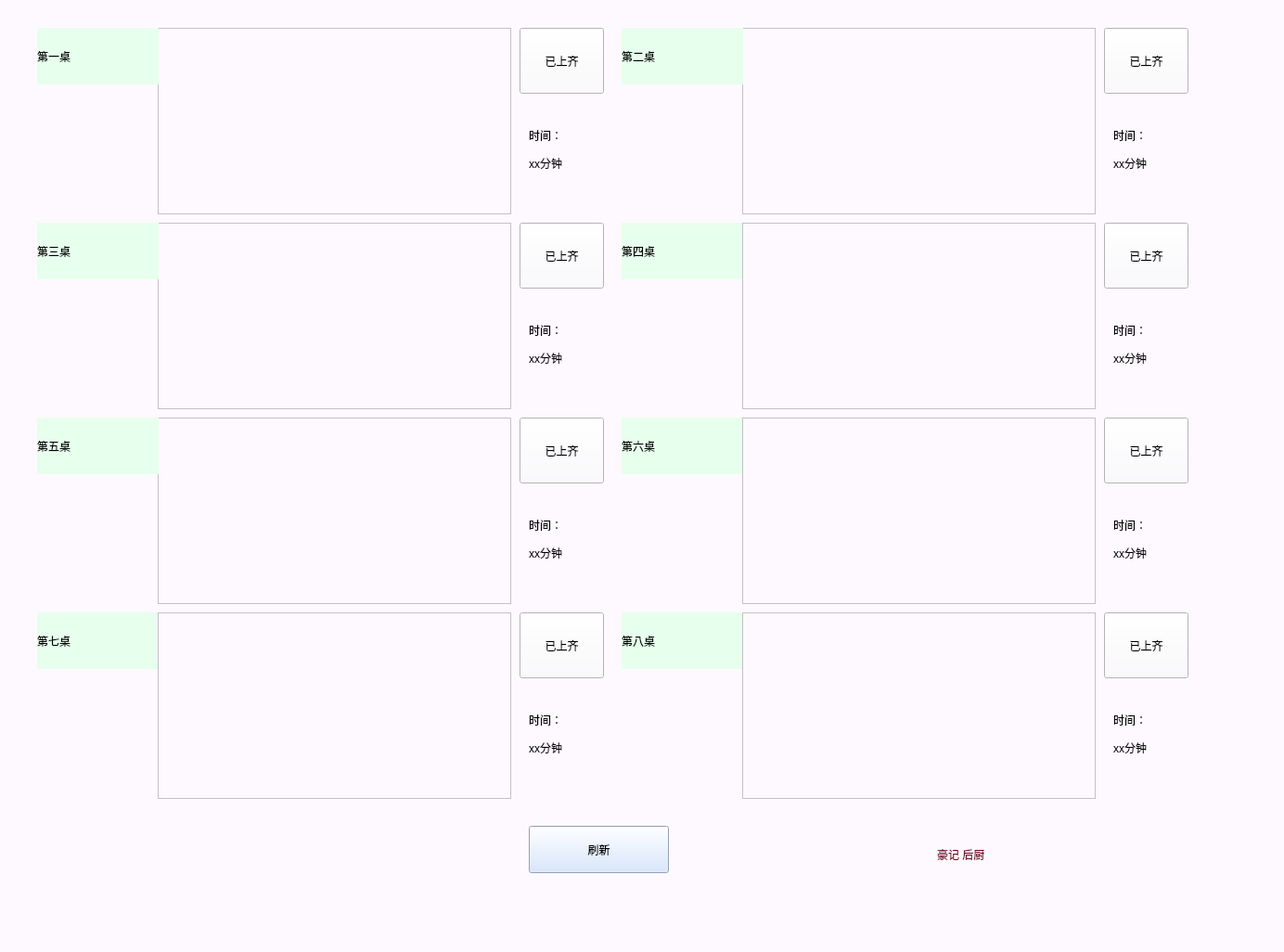
<?xml version="1.0" encoding="UTF-8"?>
<ui version="4.0">
 <class>MainWindow</class>
 <widget class="QMainWindow" name="MainWindow">
  <property name="geometry">
   <rect>
    <x>0</x>
    <y>0</y>
    <width>1384</width>
    <height>1026</height>
   </rect>
  </property>
  <property name="windowTitle">
   <string>MainWindow</string>
  </property>
  <property name="styleSheet">
   <string notr="true">background-color: rgb(254, 249, 255);</string>
  </property>
  <widget class="QWidget" name="centralwidget">
   <widget class="QPushButton" name="pushButton_8">
    <property name="geometry">
     <rect>
      <x>1190</x>
      <y>660</y>
      <width>91</width>
      <height>71</height>
     </rect>
    </property>
    <property name="text">
     <string>已上齐</string>
    </property>
   </widget>
   <widget class="QLabel" name="label_4">
    <property name="geometry">
     <rect>
      <x>670</x>
      <y>240</y>
      <width>131</width>
      <height>61</height>
     </rect>
    </property>
    <property name="styleSheet">
     <string notr="true">background-color: rgb(231, 255, 237);
font: 24pt &quot;黑体&quot;;</string>
    </property>
    <property name="text">
     <string>第四桌</string>
    </property>
   </widget>
   <widget class="QLabel" name="label_22">
    <property name="geometry">
     <rect>
      <x>570</x>
      <y>790</y>
      <width>71</width>
      <height>31</height>
     </rect>
    </property>
    <property name="styleSheet">
     <string notr="true">font: 14pt &quot;楷体&quot;;</string>
    </property>
    <property name="text">
     <string>xx分钟</string>
    </property>
   </widget>
   <widget class="QLabel" name="label_9">
    <property name="geometry">
     <rect>
      <x>570</x>
      <y>130</y>
      <width>71</width>
      <height>31</height>
     </rect>
    </property>
    <property name="styleSheet">
     <string notr="true">font: 14pt &quot;楷体&quot;;</string>
    </property>
    <property name="text">
     <string>时间：</string>
    </property>
   </widget>
   <widget class="QLabel" name="label_15">
    <property name="geometry">
     <rect>
      <x>570</x>
      <y>370</y>
      <width>71</width>
      <height>31</height>
     </rect>
    </property>
    <property name="styleSheet">
     <string notr="true">font: 14pt &quot;楷体&quot;;</string>
    </property>
    <property name="text">
     <string>xx分钟</string>
    </property>
   </widget>
   <widget class="QLabel" name="label_14">
    <property name="geometry">
     <rect>
      <x>570</x>
      <y>340</y>
      <width>71</width>
      <height>31</height>
     </rect>
    </property>
    <property name="styleSheet">
     <string notr="true">font: 14pt &quot;楷体&quot;;</string>
    </property>
    <property name="text">
     <string>时间：</string>
    </property>
   </widget>
   <widget class="QLabel" name="label_6">
    <property name="geometry">
     <rect>
      <x>670</x>
      <y>450</y>
      <width>131</width>
      <height>61</height>
     </rect>
    </property>
    <property name="styleSheet">
     <string notr="true">background-color: rgb(231, 255, 237);
font: 24pt &quot;黑体&quot;;</string>
    </property>
    <property name="text">
     <string>第六桌</string>
    </property>
   </widget>
   <widget class="QLabel" name="label_25">
    <property name="geometry">
     <rect>
      <x>1010</x>
      <y>890</y>
      <width>301</width>
      <height>61</height>
     </rect>
    </property>
    <property name="styleSheet">
     <string notr="true">font: 36pt &quot;隶书&quot;;
color: rgb(118, 7, 40);
</string>
    </property>
    <property name="text">
     <string>豪记 后厨</string>
    </property>
   </widget>
   <widget class="QPushButton" name="pushButton_7">
    <property name="geometry">
     <rect>
      <x>560</x>
      <y>660</y>
      <width>91</width>
      <height>71</height>
     </rect>
    </property>
    <property name="text">
     <string>已上齐</string>
    </property>
   </widget>
   <widget class="QLabel" name="label_5">
    <property name="geometry">
     <rect>
      <x>40</x>
      <y>660</y>
      <width>131</width>
      <height>61</height>
     </rect>
    </property>
    <property name="styleSheet">
     <string notr="true">background-color: rgb(231, 255, 237);
font: 24pt &quot;黑体&quot;;</string>
    </property>
    <property name="text">
     <string>第七桌</string>
    </property>
   </widget>
   <widget class="QTextEdit" name="textEdit">
    <property name="geometry">
     <rect>
      <x>170</x>
      <y>30</y>
      <width>381</width>
      <height>201</height>
     </rect>
    </property>
    <property name="styleSheet">
     <string notr="true">font: 14pt &quot;宋体&quot;;
color: rgb(35, 13, 106);</string>
    </property>
    <property name="html">
     <string>&lt;!DOCTYPE HTML PUBLIC &quot;-//W3C//DTD HTML 4.0//EN&quot; &quot;http://www.w3.org/TR/REC-html40/strict.dtd&quot;&gt;
&lt;html&gt;&lt;head&gt;&lt;meta name=&quot;qrichtext&quot; content=&quot;1&quot; /&gt;&lt;style type=&quot;text/css&quot;&gt;
p, li { white-space: pre-wrap; }
&lt;/style&gt;&lt;/head&gt;&lt;body style=&quot; font-family:'宋体'; font-size:14pt; font-weight:400; font-style:normal;&quot;&gt;
&lt;p style=&quot;-qt-paragraph-type:empty; margin-top:0px; margin-bottom:0px; margin-left:0px; margin-right:0px; -qt-block-indent:0; text-indent:0px; font-size:26pt;&quot;&gt;&lt;br /&gt;&lt;/p&gt;&lt;/body&gt;&lt;/html&gt;</string>
    </property>
   </widget>
   <widget class="QLabel" name="label">
    <property name="geometry">
     <rect>
      <x>40</x>
      <y>30</y>
      <width>131</width>
      <height>61</height>
     </rect>
    </property>
    <property name="styleSheet">
     <string notr="true">background-color: rgb(231, 255, 237);
font: 24pt &quot;黑体&quot;;</string>
    </property>
    <property name="text">
     <string>第一桌</string>
    </property>
   </widget>
   <widget class="QPushButton" name="pushButton_9">
    <property name="geometry">
     <rect>
      <x>570</x>
      <y>890</y>
      <width>151</width>
      <height>51</height>
     </rect>
    </property>
    <property name="styleSheet">
     <string notr="true">background-color: rgb(206, 224, 255);
font: 36pt &quot;隶书&quot;;</string>
    </property>
    <property name="text">
     <string>刷新</string>
    </property>
   </widget>
   <widget class="QLabel" name="label_10">
    <property name="geometry">
     <rect>
      <x>570</x>
      <y>160</y>
      <width>71</width>
      <height>31</height>
     </rect>
    </property>
    <property name="styleSheet">
     <string notr="true">font: 14pt &quot;楷体&quot;;</string>
    </property>
    <property name="text">
     <string>xx分钟</string>
    </property>
   </widget>
   <widget class="QTextEdit" name="textEdit_7">
    <property name="geometry">
     <rect>
      <x>170</x>
      <y>660</y>
      <width>381</width>
      <height>201</height>
     </rect>
    </property>
    <property name="styleSheet">
     <string notr="true">font: 14pt &quot;宋体&quot;;
color: rgb(35, 13, 106);</string>
    </property>
    <property name="html">
     <string>&lt;!DOCTYPE HTML PUBLIC &quot;-//W3C//DTD HTML 4.0//EN&quot; &quot;http://www.w3.org/TR/REC-html40/strict.dtd&quot;&gt;
&lt;html&gt;&lt;head&gt;&lt;meta name=&quot;qrichtext&quot; content=&quot;1&quot; /&gt;&lt;style type=&quot;text/css&quot;&gt;
p, li { white-space: pre-wrap; }
&lt;/style&gt;&lt;/head&gt;&lt;body style=&quot; font-family:'宋体'; font-size:14pt; font-weight:400; font-style:normal;&quot;&gt;
&lt;p style=&quot;-qt-paragraph-type:empty; margin-top:0px; margin-bottom:0px; margin-left:0px; margin-right:0px; -qt-block-indent:0; text-indent:0px; font-size:26pt;&quot;&gt;&lt;br /&gt;&lt;/p&gt;&lt;/body&gt;&lt;/html&gt;</string>
    </property>
   </widget>
   <widget class="QLabel" name="label_24">
    <property name="geometry">
     <rect>
      <x>1200</x>
      <y>790</y>
      <width>71</width>
      <height>31</height>
     </rect>
    </property>
    <property name="styleSheet">
     <string notr="true">font: 14pt &quot;楷体&quot;;</string>
    </property>
    <property name="text">
     <string>xx分钟</string>
    </property>
   </widget>
   <widget class="QLabel" name="label_23">
    <property name="geometry">
     <rect>
      <x>1200</x>
      <y>760</y>
      <width>71</width>
      <height>31</height>
     </rect>
    </property>
    <property name="styleSheet">
     <string notr="true">font: 14pt &quot;楷体&quot;;</string>
    </property>
    <property name="text">
     <string>时间：</string>
    </property>
   </widget>
   <widget class="QTextEdit" name="textEdit_2">
    <property name="geometry">
     <rect>
      <x>800</x>
      <y>30</y>
      <width>381</width>
      <height>201</height>
     </rect>
    </property>
    <property name="styleSheet">
     <string notr="true">font: 14pt &quot;宋体&quot;;
color: rgb(35, 13, 106);</string>
    </property>
    <property name="html">
     <string>&lt;!DOCTYPE HTML PUBLIC &quot;-//W3C//DTD HTML 4.0//EN&quot; &quot;http://www.w3.org/TR/REC-html40/strict.dtd&quot;&gt;
&lt;html&gt;&lt;head&gt;&lt;meta name=&quot;qrichtext&quot; content=&quot;1&quot; /&gt;&lt;style type=&quot;text/css&quot;&gt;
p, li { white-space: pre-wrap; }
&lt;/style&gt;&lt;/head&gt;&lt;body style=&quot; font-family:'宋体'; font-size:14pt; font-weight:400; font-style:normal;&quot;&gt;
&lt;p style=&quot;-qt-paragraph-type:empty; margin-top:0px; margin-bottom:0px; margin-left:0px; margin-right:0px; -qt-block-indent:0; text-indent:0px; font-size:26pt;&quot;&gt;&lt;br /&gt;&lt;/p&gt;&lt;/body&gt;&lt;/html&gt;</string>
    </property>
   </widget>
   <widget class="QLabel" name="label_8">
    <property name="geometry">
     <rect>
      <x>670</x>
      <y>660</y>
      <width>131</width>
      <height>61</height>
     </rect>
    </property>
    <property name="styleSheet">
     <string notr="true">background-color: rgb(231, 255, 237);
font: 24pt &quot;黑体&quot;;</string>
    </property>
    <property name="text">
     <string>第八桌</string>
    </property>
   </widget>
   <widget class="QPushButton" name="pushButton_5">
    <property name="geometry">
     <rect>
      <x>560</x>
      <y>450</y>
      <width>91</width>
      <height>71</height>
     </rect>
    </property>
    <property name="text">
     <string>已上齐</string>
    </property>
   </widget>
   <widget class="QPushButton" name="pushButton_4">
    <property name="geometry">
     <rect>
      <x>1190</x>
      <y>240</y>
      <width>91</width>
      <height>71</height>
     </rect>
    </property>
    <property name="text">
     <string>已上齐</string>
    </property>
   </widget>
   <widget class="QTextEdit" name="textEdit_4">
    <property name="geometry">
     <rect>
      <x>800</x>
      <y>240</y>
      <width>381</width>
      <height>201</height>
     </rect>
    </property>
    <property name="styleSheet">
     <string notr="true">font: 14pt &quot;宋体&quot;;
color: rgb(35, 13, 106);</string>
    </property>
    <property name="html">
     <string>&lt;!DOCTYPE HTML PUBLIC &quot;-//W3C//DTD HTML 4.0//EN&quot; &quot;http://www.w3.org/TR/REC-html40/strict.dtd&quot;&gt;
&lt;html&gt;&lt;head&gt;&lt;meta name=&quot;qrichtext&quot; content=&quot;1&quot; /&gt;&lt;style type=&quot;text/css&quot;&gt;
p, li { white-space: pre-wrap; }
&lt;/style&gt;&lt;/head&gt;&lt;body style=&quot; font-family:'宋体'; font-size:14pt; font-weight:400; font-style:normal;&quot;&gt;
&lt;p style=&quot;-qt-paragraph-type:empty; margin-top:0px; margin-bottom:0px; margin-left:0px; margin-right:0px; -qt-block-indent:0; text-indent:0px; font-size:26pt;&quot;&gt;&lt;br /&gt;&lt;/p&gt;&lt;/body&gt;&lt;/html&gt;</string>
    </property>
   </widget>
   <widget class="QLabel" name="label_19">
    <property name="geometry">
     <rect>
      <x>1200</x>
      <y>550</y>
      <width>71</width>
      <height>31</height>
     </rect>
    </property>
    <property name="styleSheet">
     <string notr="true">font: 14pt &quot;楷体&quot;;</string>
    </property>
    <property name="text">
     <string>时间：</string>
    </property>
   </widget>
   <widget class="QPushButton" name="pushButton_2">
    <property name="geometry">
     <rect>
      <x>1190</x>
      <y>30</y>
      <width>91</width>
      <height>71</height>
     </rect>
    </property>
    <property name="text">
     <string>已上齐</string>
    </property>
   </widget>
   <widget class="QTextEdit" name="textEdit_6">
    <property name="geometry">
     <rect>
      <x>800</x>
      <y>450</y>
      <width>381</width>
      <height>201</height>
     </rect>
    </property>
    <property name="styleSheet">
     <string notr="true">font: 14pt &quot;宋体&quot;;
color: rgb(35, 13, 106);</string>
    </property>
    <property name="html">
     <string>&lt;!DOCTYPE HTML PUBLIC &quot;-//W3C//DTD HTML 4.0//EN&quot; &quot;http://www.w3.org/TR/REC-html40/strict.dtd&quot;&gt;
&lt;html&gt;&lt;head&gt;&lt;meta name=&quot;qrichtext&quot; content=&quot;1&quot; /&gt;&lt;style type=&quot;text/css&quot;&gt;
p, li { white-space: pre-wrap; }
&lt;/style&gt;&lt;/head&gt;&lt;body style=&quot; font-family:'宋体'; font-size:14pt; font-weight:400; font-style:normal;&quot;&gt;
&lt;p style=&quot;-qt-paragraph-type:empty; margin-top:0px; margin-bottom:0px; margin-left:0px; margin-right:0px; -qt-block-indent:0; text-indent:0px; font-size:26pt;&quot;&gt;&lt;br /&gt;&lt;/p&gt;&lt;/body&gt;&lt;/html&gt;</string>
    </property>
   </widget>
   <widget class="QLabel" name="label_17">
    <property name="geometry">
     <rect>
      <x>570</x>
      <y>550</y>
      <width>71</width>
      <height>31</height>
     </rect>
    </property>
    <property name="styleSheet">
     <string notr="true">font: 14pt &quot;楷体&quot;;</string>
    </property>
    <property name="text">
     <string>时间：</string>
    </property>
   </widget>
   <widget class="QLabel" name="label_21">
    <property name="geometry">
     <rect>
      <x>570</x>
      <y>760</y>
      <width>71</width>
      <height>31</height>
     </rect>
    </property>
    <property name="styleSheet">
     <string notr="true">font: 14pt &quot;楷体&quot;;</string>
    </property>
    <property name="text">
     <string>时间：</string>
    </property>
   </widget>
   <widget class="QLabel" name="label_2">
    <property name="geometry">
     <rect>
      <x>670</x>
      <y>30</y>
      <width>131</width>
      <height>61</height>
     </rect>
    </property>
    <property name="styleSheet">
     <string notr="true">background-color: rgb(231, 255, 237);
font: 24pt &quot;黑体&quot;;</string>
    </property>
    <property name="text">
     <string>第二桌</string>
    </property>
   </widget>
   <widget class="QLabel" name="label_16">
    <property name="geometry">
     <rect>
      <x>1200</x>
      <y>370</y>
      <width>71</width>
      <height>31</height>
     </rect>
    </property>
    <property name="styleSheet">
     <string notr="true">font: 14pt &quot;楷体&quot;;</string>
    </property>
    <property name="text">
     <string>xx分钟</string>
    </property>
   </widget>
   <widget class="QTextEdit" name="textEdit_5">
    <property name="geometry">
     <rect>
      <x>170</x>
      <y>450</y>
      <width>381</width>
      <height>201</height>
     </rect>
    </property>
    <property name="styleSheet">
     <string notr="true">font: 14pt &quot;宋体&quot;;
color: rgb(35, 13, 106);</string>
    </property>
    <property name="html">
     <string>&lt;!DOCTYPE HTML PUBLIC &quot;-//W3C//DTD HTML 4.0//EN&quot; &quot;http://www.w3.org/TR/REC-html40/strict.dtd&quot;&gt;
&lt;html&gt;&lt;head&gt;&lt;meta name=&quot;qrichtext&quot; content=&quot;1&quot; /&gt;&lt;style type=&quot;text/css&quot;&gt;
p, li { white-space: pre-wrap; }
&lt;/style&gt;&lt;/head&gt;&lt;body style=&quot; font-family:'宋体'; font-size:14pt; font-weight:400; font-style:normal;&quot;&gt;
&lt;p style=&quot;-qt-paragraph-type:empty; margin-top:0px; margin-bottom:0px; margin-left:0px; margin-right:0px; -qt-block-indent:0; text-indent:0px; font-size:26pt;&quot;&gt;&lt;br /&gt;&lt;/p&gt;&lt;/body&gt;&lt;/html&gt;</string>
    </property>
   </widget>
   <widget class="QLabel" name="label_18">
    <property name="geometry">
     <rect>
      <x>570</x>
      <y>580</y>
      <width>71</width>
      <height>31</height>
     </rect>
    </property>
    <property name="styleSheet">
     <string notr="true">font: 14pt &quot;楷体&quot;;</string>
    </property>
    <property name="text">
     <string>xx分钟</string>
    </property>
   </widget>
   <widget class="QLabel" name="label_20">
    <property name="geometry">
     <rect>
      <x>1200</x>
      <y>580</y>
      <width>71</width>
      <height>31</height>
     </rect>
    </property>
    <property name="styleSheet">
     <string notr="true">font: 14pt &quot;楷体&quot;;</string>
    </property>
    <property name="text">
     <string>xx分钟</string>
    </property>
   </widget>
   <widget class="QTextEdit" name="textEdit_3">
    <property name="geometry">
     <rect>
      <x>170</x>
      <y>240</y>
      <width>381</width>
      <height>201</height>
     </rect>
    </property>
    <property name="styleSheet">
     <string notr="true">font: 14pt &quot;宋体&quot;;
color: rgb(35, 13, 106);</string>
    </property>
    <property name="html">
     <string>&lt;!DOCTYPE HTML PUBLIC &quot;-//W3C//DTD HTML 4.0//EN&quot; &quot;http://www.w3.org/TR/REC-html40/strict.dtd&quot;&gt;
&lt;html&gt;&lt;head&gt;&lt;meta name=&quot;qrichtext&quot; content=&quot;1&quot; /&gt;&lt;style type=&quot;text/css&quot;&gt;
p, li { white-space: pre-wrap; }
&lt;/style&gt;&lt;/head&gt;&lt;body style=&quot; font-family:'宋体'; font-size:14pt; font-weight:400; font-style:normal;&quot;&gt;
&lt;p style=&quot;-qt-paragraph-type:empty; margin-top:0px; margin-bottom:0px; margin-left:0px; margin-right:0px; -qt-block-indent:0; text-indent:0px; font-size:26pt;&quot;&gt;&lt;br /&gt;&lt;/p&gt;&lt;/body&gt;&lt;/html&gt;</string>
    </property>
   </widget>
   <widget class="QLabel" name="label_13">
    <property name="geometry">
     <rect>
      <x>1200</x>
      <y>160</y>
      <width>71</width>
      <height>31</height>
     </rect>
    </property>
    <property name="styleSheet">
     <string notr="true">font: 14pt &quot;楷体&quot;;</string>
    </property>
    <property name="text">
     <string>xx分钟</string>
    </property>
   </widget>
   <widget class="QLabel" name="label_11">
    <property name="geometry">
     <rect>
      <x>1200</x>
      <y>340</y>
      <width>71</width>
      <height>31</height>
     </rect>
    </property>
    <property name="styleSheet">
     <string notr="true">font: 14pt &quot;楷体&quot;;</string>
    </property>
    <property name="text">
     <string>时间：</string>
    </property>
   </widget>
   <widget class="QLabel" name="label_12">
    <property name="geometry">
     <rect>
      <x>1200</x>
      <y>130</y>
      <width>71</width>
      <height>31</height>
     </rect>
    </property>
    <property name="styleSheet">
     <string notr="true">font: 14pt &quot;楷体&quot;;</string>
    </property>
    <property name="text">
     <string>时间：</string>
    </property>
   </widget>
   <widget class="QTextEdit" name="textEdit_8">
    <property name="geometry">
     <rect>
      <x>800</x>
      <y>660</y>
      <width>381</width>
      <height>201</height>
     </rect>
    </property>
    <property name="styleSheet">
     <string notr="true">font: 14pt &quot;宋体&quot;;
color: rgb(35, 13, 106);</string>
    </property>
    <property name="html">
     <string>&lt;!DOCTYPE HTML PUBLIC &quot;-//W3C//DTD HTML 4.0//EN&quot; &quot;http://www.w3.org/TR/REC-html40/strict.dtd&quot;&gt;
&lt;html&gt;&lt;head&gt;&lt;meta name=&quot;qrichtext&quot; content=&quot;1&quot; /&gt;&lt;style type=&quot;text/css&quot;&gt;
p, li { white-space: pre-wrap; }
&lt;/style&gt;&lt;/head&gt;&lt;body style=&quot; font-family:'宋体'; font-size:14pt; font-weight:400; font-style:normal;&quot;&gt;
&lt;p style=&quot;-qt-paragraph-type:empty; margin-top:0px; margin-bottom:0px; margin-left:0px; margin-right:0px; -qt-block-indent:0; text-indent:0px; font-size:26pt;&quot;&gt;&lt;br /&gt;&lt;/p&gt;&lt;/body&gt;&lt;/html&gt;</string>
    </property>
   </widget>
   <widget class="QPushButton" name="pushButton_6">
    <property name="geometry">
     <rect>
      <x>1190</x>
      <y>450</y>
      <width>91</width>
      <height>71</height>
     </rect>
    </property>
    <property name="text">
     <string>已上齐</string>
    </property>
   </widget>
   <widget class="QLabel" name="label_3">
    <property name="geometry">
     <rect>
      <x>40</x>
      <y>240</y>
      <width>131</width>
      <height>61</height>
     </rect>
    </property>
    <property name="styleSheet">
     <string notr="true">background-color: rgb(231, 255, 237);
font: 24pt &quot;黑体&quot;;</string>
    </property>
    <property name="text">
     <string>第三桌</string>
    </property>
   </widget>
   <widget class="QPushButton" name="pushButton_3">
    <property name="geometry">
     <rect>
      <x>560</x>
      <y>240</y>
      <width>91</width>
      <height>71</height>
     </rect>
    </property>
    <property name="text">
     <string>已上齐</string>
    </property>
   </widget>
   <widget class="QLabel" name="label_7">
    <property name="geometry">
     <rect>
      <x>40</x>
      <y>450</y>
      <width>131</width>
      <height>61</height>
     </rect>
    </property>
    <property name="styleSheet">
     <string notr="true">background-color: rgb(231, 255, 237);
font: 24pt &quot;黑体&quot;;</string>
    </property>
    <property name="text">
     <string>第五桌</string>
    </property>
   </widget>
   <widget class="QPushButton" name="pushButton">
    <property name="geometry">
     <rect>
      <x>560</x>
      <y>30</y>
      <width>91</width>
      <height>71</height>
     </rect>
    </property>
    <property name="text">
     <string>已上齐</string>
    </property>
   </widget>
  </widget>
  <widget class="QMenuBar" name="menubar">
   <property name="geometry">
    <rect>
     <x>0</x>
     <y>0</y>
     <width>1384</width>
     <height>26</height>
    </rect>
   </property>
  </widget>
  <widget class="QStatusBar" name="statusbar"/>
 </widget>
 <resources/>
 <connections/>
</ui>
